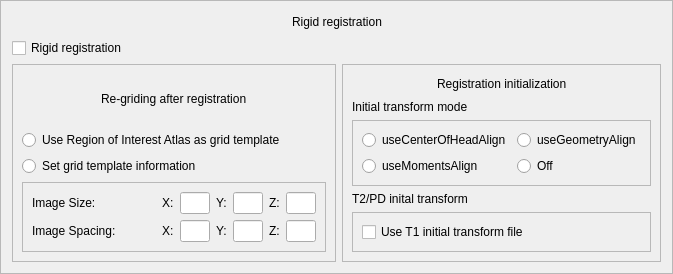
            <widget class="QFrame" name="frame_39">
             <property name="frameShape">
              <enum>QFrame::StyledPanel</enum>
             </property>
             <property name="frameShadow">
              <enum>QFrame::Raised</enum>
             </property>
             <layout class="QVBoxLayout" name="verticalLayout_57">
              <item>
               <widget class="QWidget" name="widget" native="true">
                <layout class="QHBoxLayout" name="horizontalLayout_2">
                 <property name="margin">
                  <number>0</number>
                 </property>
                 <item>
                  <spacer name="horizontalSpacer_88">
                   <property name="orientation">
                    <enum>Qt::Horizontal</enum>
                   </property>
                   <property name="sizeHint" stdset="0">
                    <size>
                     <width>40</width>
                     <height>20</height>
                    </size>
                   </property>
                  </spacer>
                 </item>
                 <item>
                  <widget class="QLabel" name="label_2">
                   <property name="text">
                    <string>Rigid registration</string>
                   </property>
                  </widget>
                 </item>
                 <item>
                  <spacer name="horizontalSpacer_89">
                   <property name="orientation">
                    <enum>Qt::Horizontal</enum>
                   </property>
                   <property name="sizeHint" stdset="0">
                    <size>
                     <width>40</width>
                     <height>20</height>
                    </size>
                   </property>
                  </spacer>
                 </item>
                </layout>
               </widget>
              </item>
              <item>
               <widget class="QCheckBox" name="g_RigidRegistrationButton">
                <property name="text">
                 <string>Rigid registration</string>
                </property>
               </widget>
              </item>
              <item>
               <widget class="QWidget" name="widget_116" native="true">
                <layout class="QHBoxLayout" name="horizontalLayout_102">
                 <property name="margin">
                  <number>0</number>
                 </property>
                 <item>
                  <widget class="QFrame" name="g_RegridingRegistrationGroup">
                   <property name="frameShape">
                    <enum>QFrame::StyledPanel</enum>
                   </property>
                   <property name="frameShadow">
                    <enum>QFrame::Raised</enum>
                   </property>
                   <layout class="QVBoxLayout" name="verticalLayout_3">
                    <item>
                     <widget class="QWidget" name="widget_3" native="true">
                      <layout class="QHBoxLayout" name="horizontalLayout_3">
                       <property name="margin">
                        <number>0</number>
                       </property>
                       <item>
                        <spacer name="horizontalSpacer_90">
                         <property name="orientation">
                          <enum>Qt::Horizontal</enum>
                         </property>
                         <property name="sizeHint" stdset="0">
                          <size>
                           <width>45</width>
                           <height>20</height>
                          </size>
                         </property>
                        </spacer>
                       </item>
                       <item>
                        <widget class="QLabel" name="label_3">
                         <property name="text">
                          <string>Re-griding after registration</string>
                         </property>
                        </widget>
                       </item>
                       <item>
                        <spacer name="horizontalSpacer_91">
                         <property name="orientation">
                          <enum>Qt::Horizontal</enum>
                         </property>
                         <property name="sizeHint" stdset="0">
                          <size>
                           <width>45</width>
                           <height>20</height>
                          </size>
                         </property>
                        </spacer>
                       </item>
                      </layout>
                     </widget>
                    </item>
                    <item>
                     <widget class="QRadioButton" name="g_GridTemplateAtlasButton">
                      <property name="text">
                       <string>Use Region of Interest Atlas as grid template</string>
                      </property>
                     </widget>
                    </item>
                    <item>
                     <widget class="QRadioButton" name="g_GridTemplateManualButton">
                      <property name="text">
                       <string>Set grid template information</string>
                      </property>
                     </widget>
                    </item>
                    <item>
                     <widget class="QFrame" name="g_GridParametersGroup">
                      <property name="frameShape">
                       <enum>QFrame::StyledPanel</enum>
                      </property>
                      <property name="frameShadow">
                       <enum>QFrame::Raised</enum>
                      </property>
                      <layout class="QVBoxLayout" name="verticalLayout">
                       <item>
                        <widget class="QWidget" name="widget_114" native="true">
                         <layout class="QHBoxLayout" name="horizontalLayout_98">
                          <property name="margin">
                           <number>0</number>
                          </property>
                          <item>
                           <widget class="QLabel" name="label_4">
                            <property name="text">
                             <string>Image Size:</string>
                            </property>
                           </widget>
                          </item>
                          <item>
                           <spacer name="horizontalSpacer_92">
                            <property name="orientation">
                             <enum>Qt::Horizontal</enum>
                            </property>
                            <property name="sizeHint" stdset="0">
                             <size>
                              <width>40</width>
                              <height>20</height>
                             </size>
                            </property>
                           </spacer>
                          </item>
                          <item>
                           <widget class="QLabel" name="label_5">
                            <property name="text">
                             <string>X:</string>
                            </property>
                           </widget>
                          </item>
                          <item>
                           <widget class="QLineEdit" name="g_GridTemplateSizeX">
                            <property name="maximumSize">
                             <size>
                              <width>30</width>
                              <height>16777215</height>
                             </size>
                            </property>
                           </widget>
                          </item>
                          <item>
                           <widget class="QLabel" name="label_6">
                            <property name="text">
                             <string>Y:</string>
                            </property>
                           </widget>
                          </item>
                          <item>
                           <widget class="QLineEdit" name="g_GridTemplateSizeY">
                            <property name="maximumSize">
                             <size>
                              <width>30</width>
                              <height>16777215</height>
                             </size>
                            </property>
                           </widget>
                          </item>
                          <item>
                           <widget class="QLabel" name="label_7">
                            <property name="text">
                             <string>Z:</string>
                            </property>
                           </widget>
                          </item>
                          <item>
                           <widget class="QLineEdit" name="g_GridTemplateSizeZ">
                            <property name="maximumSize">
                             <size>
                              <width>30</width>
                              <height>16777215</height>
                             </size>
                            </property>
                           </widget>
                          </item>
                         </layout>
                        </widget>
                       </item>
                       <item>
                        <widget class="QWidget" name="widget_115" native="true">
                         <layout class="QHBoxLayout" name="horizontalLayout_99">
                          <property name="margin">
                           <number>0</number>
                          </property>
                          <item>
                           <widget class="QLabel" name="label_96">
                            <property name="text">
                             <string>Image Spacing:</string>
                            </property>
                           </widget>
                          </item>
                          <item>
                           <spacer name="horizontalSpacer_93">
                            <property name="orientation">
                             <enum>Qt::Horizontal</enum>
                            </property>
                            <property name="sizeHint" stdset="0">
                             <size>
                              <width>40</width>
                              <height>20</height>
                             </size>
                            </property>
                           </spacer>
                          </item>
                          <item>
                           <widget class="QLabel" name="label_97">
                            <property name="text">
                             <string>X:</string>
                            </property>
                           </widget>
                          </item>
                          <item>
                           <widget class="QLineEdit" name="g_GridTemplateSpacingX">
                            <property name="maximumSize">
                             <size>
                              <width>30</width>
                              <height>16777215</height>
                             </size>
                            </property>
                           </widget>
                          </item>
                          <item>
                           <widget class="QLabel" name="label_98">
                            <property name="text">
                             <string>Y:</string>
                            </property>
                           </widget>
                          </item>
                          <item>
                           <widget class="QLineEdit" name="g_GridTemplateSpacingY">
                            <property name="maximumSize">
                             <size>
                              <width>30</width>
                              <height>16777215</height>
                             </size>
                            </property>
                           </widget>
                          </item>
                          <item>
                           <widget class="QLabel" name="label_99">
                            <property name="text">
                             <string>Z:</string>
                            </property>
                           </widget>
                          </item>
                          <item>
                           <widget class="QLineEdit" name="g_GridTemplateSpacingZ">
                            <property name="maximumSize">
                             <size>
                              <width>30</width>
                              <height>16777215</height>
                             </size>
                            </property>
                           </widget>
                          </item>
                         </layout>
                        </widget>
                       </item>
                      </layout>
                     </widget>
                    </item>
                   </layout>
                  </widget>
                 </item>
                 <item>
                  <widget class="QFrame" name="g_RegistrationInitializationGroup">
                   <property name="frameShape">
                    <enum>QFrame::StyledPanel</enum>
                   </property>
                   <property name="frameShadow">
                    <enum>QFrame::Raised</enum>
                   </property>
                   <layout class="QVBoxLayout" name="verticalLayout_56">
                    <item>
                     <widget class="QWidget" name="widget_117" native="true">
                      <layout class="QHBoxLayout" name="horizontalLayout_100">
                       <property name="margin">
                        <number>0</number>
                       </property>
                       <item>
                        <spacer name="horizontalSpacer_94">
                         <property name="orientation">
                          <enum>Qt::Horizontal</enum>
                         </property>
                         <property name="sizeHint" stdset="0">
                          <size>
                           <width>40</width>
                           <height>20</height>
                          </size>
                         </property>
                        </spacer>
                       </item>
                       <item>
                        <widget class="QLabel" name="label_100">
                         <property name="text">
                          <string>Registration initialization</string>
                         </property>
                        </widget>
                       </item>
                       <item>
                        <spacer name="horizontalSpacer_95">
                         <property name="orientation">
                          <enum>Qt::Horizontal</enum>
                         </property>
                         <property name="sizeHint" stdset="0">
                          <size>
                           <width>40</width>
                           <height>20</height>
                          </size>
                         </property>
                        </spacer>
                       </item>
                      </layout>
                     </widget>
                    </item>
                    <item>
                     <widget class="QWidget" name="widget_118" native="true">
                      <layout class="QVBoxLayout" name="verticalLayout_55">
                       <property name="margin">
                        <number>0</number>
                       </property>
                       <item>
                        <widget class="QLabel" name="label_101">
                         <property name="text">
                          <string>Initial transform mode</string>
                         </property>
                        </widget>
                       </item>
                       <item>
                        <widget class="QFrame" name="frame_45">
                         <property name="frameShape">
                          <enum>QFrame::StyledPanel</enum>
                         </property>
                         <property name="frameShadow">
                          <enum>QFrame::Raised</enum>
                         </property>
                         <layout class="QGridLayout" name="gridLayout_6">
                          <item row="0" column="0">
                           <widget class="QRadioButton" name="g_initRegCenterOfHeadButton">
                            <property name="text">
                             <string>useCenterOfHeadAlign</string>
                            </property>
                           </widget>
                          </item>
                          <item row="0" column="1">
                           <widget class="QRadioButton" name="g_initRegGeometryButton">
                            <property name="text">
                             <string>useGeometryAlign</string>
                            </property>
                           </widget>
                          </item>
                          <item row="1" column="0">
                           <widget class="QRadioButton" name="g_initRegMomentsButton">
                            <property name="text">
                             <string>useMomentsAlign</string>
                            </property>
                           </widget>
                          </item>
                          <item row="1" column="1">
                           <widget class="QRadioButton" name="g_initRegOffButton">
                            <property name="text">
                             <string>Off</string>
                            </property>
                           </widget>
                          </item>
                         </layout>
                        </widget>
                       </item>
                      </layout>
                     </widget>
                    </item>
                    <item>
                     <widget class="QWidget" name="widget_119" native="true">
                      <layout class="QVBoxLayout" name="verticalLayout_4">
                       <property name="margin">
                        <number>0</number>
                       </property>
                       <item>
                        <widget class="QLabel" name="label_102">
                         <property name="text">
                          <string>T2/PD inital transform</string>
                         </property>
                        </widget>
                       </item>
                       <item>
                        <widget class="QFrame" name="frame_46">
                         <property name="frameShape">
                          <enum>QFrame::StyledPanel</enum>
                         </property>
                         <property name="frameShadow">
                          <enum>QFrame::Raised</enum>
                         </property>
                         <layout class="QHBoxLayout" name="horizontalLayout_101">
                          <item>
                           <widget class="QCheckBox" name="g_initRegUseT1InitTransformButton">
                            <property name="text">
                             <string>Use T1 initial transform file</string>
                            </property>
                           </widget>
                          </item>
                         </layout>
                        </widget>
                       </item>
                      </layout>
                     </widget>
                    </item>
                   </layout>
                  </widget>
                 </item>
                </layout>
               </widget>
              </item>
             </layout>
            </widget>
